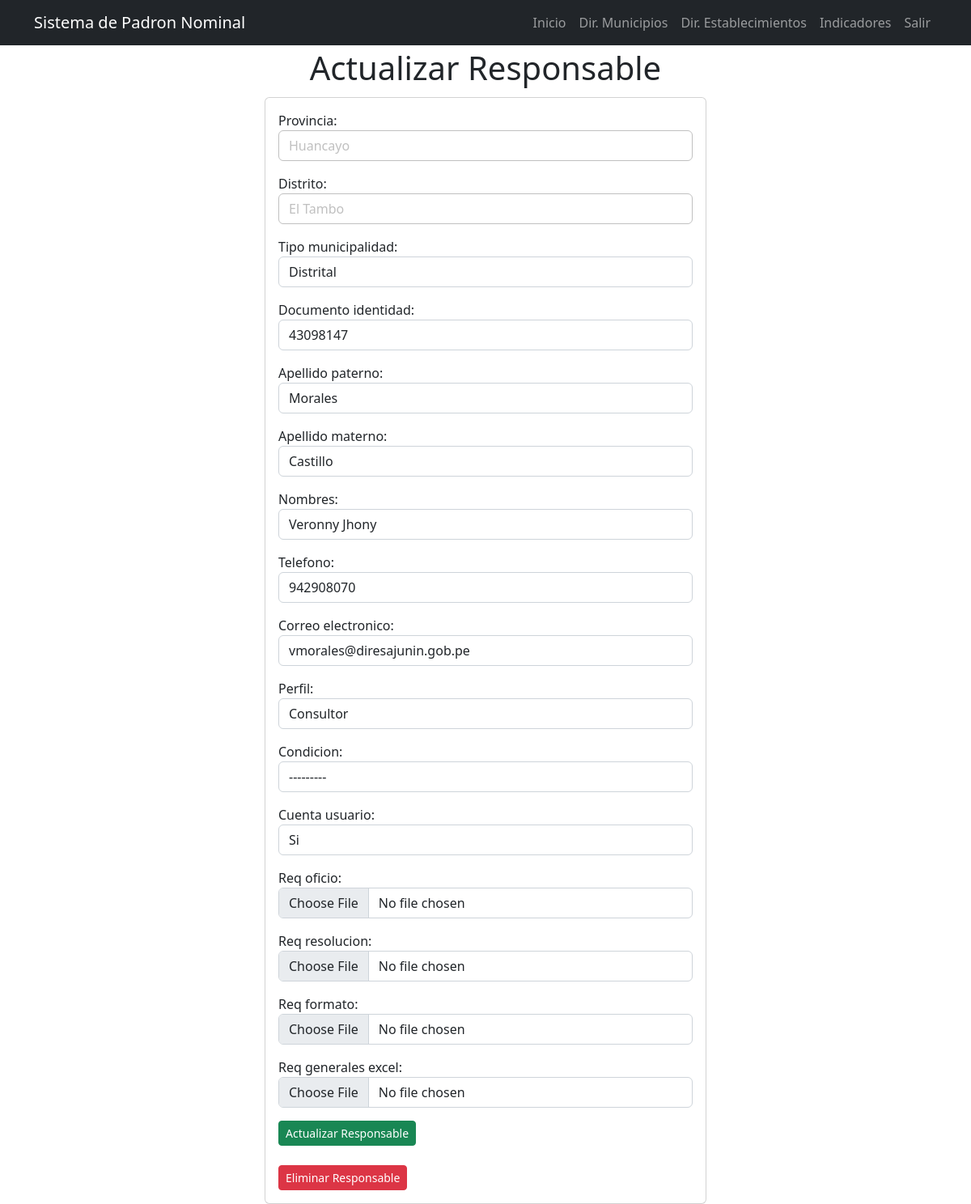
Before: /filiacion/1/ (signed in) with the older database file.
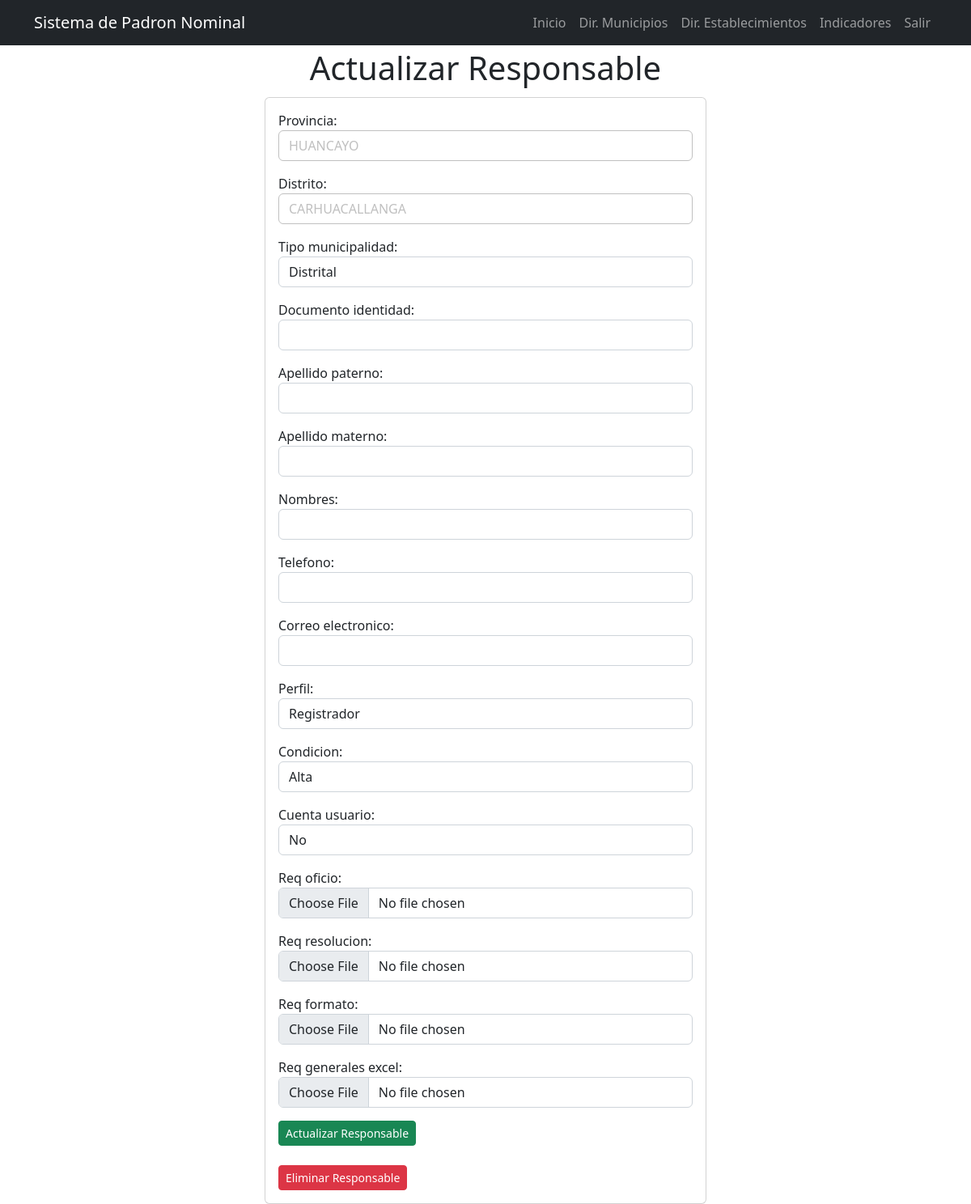
After: the same page with the newer database file.
### filiacion/models.py (models this page shows, shortened)
class Filiacion(models.Model):
    TIPO_MUNICIPALIDAD = [
                ('Provincial', 'Provincial'),
                ('Distrital', 'Distrital'),
            ]
    PERFIL = [
                ('Consultor', 'Consultor'),
                ('Registrador', 'Registrador'),
            ]
    CONDICION = [
                    ('Alta', 'Alta'),
                    ('Baja', 'Baja'),
                ]
    CUENTA_USUARIO = [
                    ('Si', 'Si'),
                    ('No', 'No'),
                    ('Espera respuesta MINSA', 'Espera respuesta MINSA'),
                ]
    provincia = models.CharField(max_length=100,null=True, blank=True)
    distrito = models.CharField(max_length=100,null=True, blank=True)
    tipo_municipalidad = models.CharField(choices=TIPO_MUNICIPALIDAD, max_length=100, null=True, blank=True)
    documento_identidad = models.CharField(max_length=100,null=True, blank=True)
    apellido_paterno = models.CharField(max_length=100,null=True, blank=True)
    apellido_materno = models.CharField(max_length=200,null=True, blank=True)
    nombres = models.CharField(max_length=200,null=True, blank=True)
    telefono = models.CharField(max_length=200,null=True, blank=True)
    correo_electronico = models.CharField(max_length=200,null=True, blank=True)
    perfil = models.CharField(choices=PERFIL,max_length=100,null=True, blank=True)
    condicion = models.CharField(choices=CONDICION,max_length=100,null=True, blank=True)
    cuenta_usuario = models.CharField(choices=CUENTA_USUARIO,max_length=100,null=True, blank=True)
    contraseña_usuario = models.CharField(max_length=100,null=True, blank=True)
    req_oficio = models.FileField(upload_to="filiacion/oficio",null=True, blank=True)
    dateTimeOfUpload_req_oficio = models.DateTimeField(auto_now = True,null=True, blank=True)
    req_resolucion = models.FileField(upload_to="filiacion/resolucion/",null=True, blank=True)
    dateTimeOfUpload_req_resolucion = models.DateTimeField(auto_now = True,null=True, blank=True)
    req_formato = models.FileField(upload_to="filiacion/formato/",null=True, blank=True)
    dateTimeOfUpload_req_formato = models.DateTimeField(auto_now = True,null=True, blank=True)
    req_generales_excel = models.FileField(upload_to="filiacion/excel/",null=True, blank=True)
    dateTimeOfUpload_generales_excel = models.DateTimeField(auto_now = True,null=True, blank=True)

### filiacion/views.py (the view, shortened to what this page needs)
# urls.py: path('filiacion/<int:filiacion_id>/', views.filiacion_detail, name='filiacion_detail'),
@login_required
def filiacion_detail(request, filiacion_id):
    if request.method == 'GET':
        filiacion = get_object_or_404(Filiacion, pk=filiacion_id)
        form = FiliacionForm(instance=filiacion)
        context = {
            'filiacion': filiacion,
            'form': form
        }
        return render(request, 'filiacion_detail.html', context)

### filiacion/templates/filiacion_detail.html (shortened to what this page needs)
{% extends 'base.html' %}
{% block content %}
<main class="container">
  <div class="row">
    <div class="col-md-6 offset-md-3 text-center py-1">
      <h1>Actualizar Responsable</h1>
    </div>
    <div class="col-md-6 offset-md-3">
      <section class="card card-body">
        <div class="row">
            <form method="POST" enctype="multipart/form-data">
                {{form.as_p}}
                <button class="btn btn-success btn-sm">
                  Actualizar Responsable
                </button>
            </form>
          </div>
        <div class="row">
            <form action="{% url 'delete_filiacion' filiacion.id %}" method="POST" enctype="multipart/form-data">
              <button class="btn btn-danger btn-sm">
                Eliminar Responsable
              </button>
            </form>
          </div>
        </div>
    </div>
</main>
{% endblock %}

### filiacion/templates/base.html (shortened to what this page needs)
{% load static %}
<!DOCTYPE html>
<html lang="es">
  <head>
    <link rel="stylesheet" href="https://cdn.jsdelivr.net/npm/bootstrap@5.2.0/dist/css/bootstrap.min.css">
    <link rel="stylesheet" href="{% static 'css/dataTables.bootstrap5.min.css' %}">
    <link rel="stylesheet" href="https://cdnjs.cloudflare.com/ajax/libs/font-awesome/5.15.1/css/all.min.css" />
  </head>
  <body>
    {% include '_navbar.html' %}
    {% block content %}
    {% endblock %}
  </body>
</html>

### filiacion/templates/_navbar.html (shortened to what this page needs)
<nav class="navbar navbar-expand-lg navbar-dark bg-dark">
  <div class="container">
    <a class="navbar-brand" href="/">Sistema de Padron Nominal</a>
    <div class="collapse navbar-collapse" id="navbarNav">
      <ul class="navbar-nav ms-auto">
        <li class="nav-item">
          <a href="/" class="nav-link">Inicio</a>
        </li>
        {% if user.is_authenticated %}
          <li class="nav-item">
            <a href="/filiacion" class="nav-link">Dir. Municipios</a>
          </li>
          <li class="nav-item">
            <a href="#" class="nav-link">Dir. Establecimientos</a>
          </li>
          <li class="nav-item">
            <a href="#" class="nav-link">Indicadores</a>
          </li>
          <li class="nav-item">
            <a class="nav-link" href="/logout">Salir</a>
          </li>
        {% endif %}
      </ul>
    </div>
  </div>
</nav>

Changed rows visible on the page:
changed Filiacion "Distrital": provincia "Huancayo" → "HUANCAYO"; distrito "El Tambo" → "CARHUACALLANGA"; documento_identidad "43098147" → (not shown); apellido_paterno "Morales" → (not shown); apellido_materno "Castillo" → (not shown); nombres "Veronny Jhony" → (not shown); telefono "942908070" → (not shown); correo_electronico "vmorales@diresajunin.gob.pe" → (not shown); perfil "Consultor" → "Registrador"; condicion "---------" → "Alta"; cuenta_usuario "Si" → "No"
